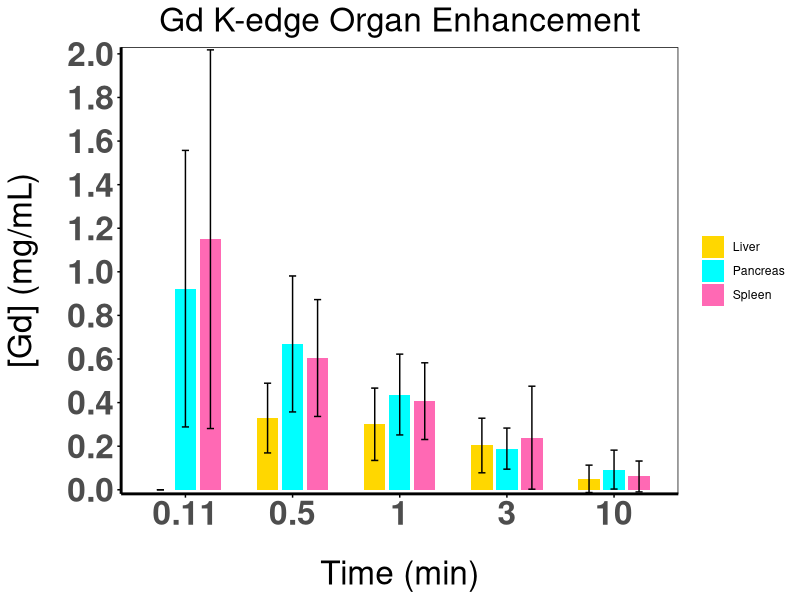
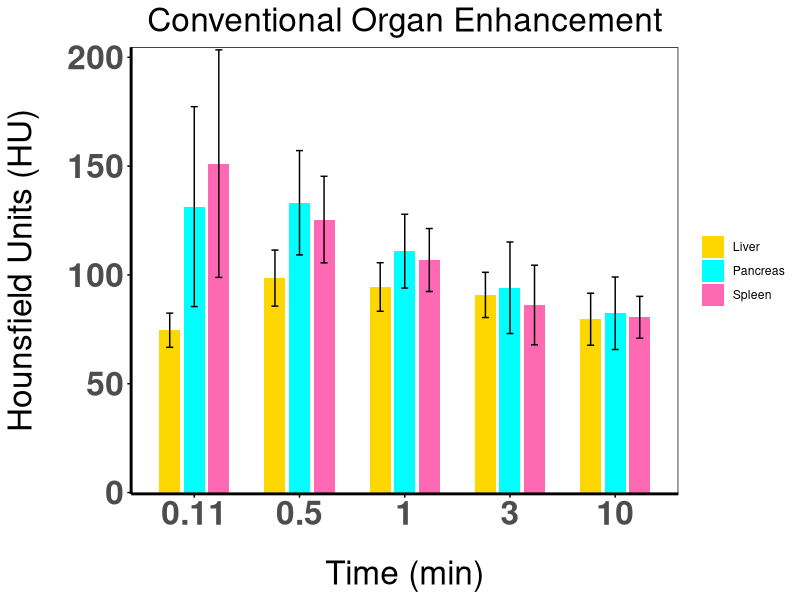

R code for these plots, in order:
template_df = data.frame("t" = c(0.11, 0.5, 1, 3, 10), "hu" = c(1:5), "hu_std" = c(1:5), "gd" = c(1:5), "gd_std"= c(1:5))

pancreas = template_df
pancreas$hu = c(131.375,133.163915,110.909382,94.09557749,82.38494152)
pancreas$hu_std = c(45.94387104,
                 23.96608403,
                 16.95423335,
                 21.02401168,
                 16.65508335
)

pancreas$gd = c(0.92275,
                0.669025063,
                0.436896094,
                0.188815163,
                0.092470029
)
pancreas$gd_std = c(0.63442094,
                    0.311938844,
                    0.185376573,
                    0.094274716,
                    0.089290014
)

spleen = template_df

spleen$hu = c(151.125,
              125.4436247,
              106.8411915,
              86.17297932,
              80.52978279
)
spleen$hu_std = c(52.2779317,
                  19.89121772,
                  14.4636795,
                  18.28916974,
                  9.606424392
)
  
spleen$gd = c(1.149625,
              0.604440191,
              0.406629689,
              0.238968577,
              0.060972065
)
spleen$gd_std = c(0.868760519,
                  0.268049181,
                  0.17600373,
                  0.23628505,
                  0.070839551
)
  

liver = template_df
liver$hu = c(74.58157895,
             98.52055138,
             94.4414787,
             90.80153956,
             79.63147154
)
liver$hu_std = c(7.846929665,
                 12.87711238,
                 11.14391487,
                 10.39415688,
                 11.94766289
)
liver$gd = c(0,
             0.328953455,
             0.30053276,
             0.203143931,
             0.050097744
)
liver$gd_std = c(0,
                 0.160024207,
                 0.165976941,
                 0.125296811,
                 0.062815978
)


library(ggplot2)


library(ggplot2)

plotOrganDataBars <- function(data_list, title, ylab, y_breaks, type) {
  # Prepare the time points; ensure these match your actual time points
  time_points <- c(0.11, 0.5, 1, 3, 10)
  
  # Create the plot data by combining all organ data frames and adding an 'Organ' column
  plot_data <- do.call(rbind, lapply(names(data_list), function(org) {
    df <- data_list[[org]]
    df$Organ <- org
    transform(df, TimePoint = factor(t, levels = as.character(time_points)))
  }))
  
  # Determine the columns to plot based on 'type'
  signal <- ifelse(type == "Gd", "gd", "hu")
  std <- ifelse(type == "Gd", "gd_std", "hu_std")
  
  # Create the plot
  gg <- ggplot(plot_data, aes_string(x = "TimePoint", y = signal, fill = "Organ")) +
    geom_bar(stat = "identity", position = position_dodge(width = 0.7), width = 0.6) +
    geom_errorbar(aes_string(ymin = paste(signal, "-", std), ymax = paste(signal, "+", std)), 
                  width = 0.2, position = position_dodge(width = 0.7)) +
    scale_fill_manual(values = c("Pancreas" = "cyan", "Spleen" = "hotpink", "Liver" = "gold")) +
    labs(title = title, x = "Time (min)", y = ylab) +
    scale_y_continuous(expand = expansion(mult = c(0.003, 0.006)), breaks = y_breaks) +
    theme_minimal() +
    theme(
      panel.grid.major = element_blank(),
      panel.grid.minor = element_blank(),
      plot.title = element_text(hjust = 0.5, size = 24), 
      legend.title = element_blank(), 
      axis.line = element_line(color="black", linewidth = 1),
      axis.ticks = element_line(color = "black"),
      axis.title = element_text(size = 32),
      panel.border = element_blank(),
      axis.title.y = element_text(size = 24, margin = margin(r = 20)),
      axis.title.x = element_text(size = 24, margin = margin(t = 20)),
      panel.background = element_rect(fill = "white"), 
      axis.text.x = element_text(size = 24),
      axis.text = element_text(size = 24, margin = margin(r = 20), face = "bold")
    )
  
  # Print the plot
  print(gg)
}

# Example usage
plotOrganDataBars(
  data_list = list(Pancreas = pancreas, Spleen = spleen, Liver = liver),
  title = "Gd K-edge Organ Enhancement",
  ylab = "[Gd] (mg/mL)",
  y_breaks = seq(0, 2, by = 0.2),  # Adjust y_breaks according to the actual range of your data
  type = "Gd"
)

# Example usage
plotOrganDataBars(
  data_list = list(Pancreas = pancreas, Spleen = spleen, Liver = liver),
  title = "Conventional Organ Enhancement",
  ylab = "Hounsfield Units (HU)",
  y_breaks = seq(-500, 500, by = 50),  # Adjust y_breaks according to the actual range of your data
  type = "HU"
)
